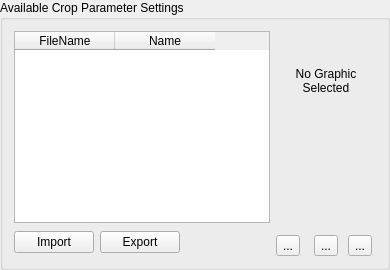
    <widget class="QGroupBox" name="grpProfiles">
     <property name="title">
      <string>Available Crop Parameter Settings</string>
     </property>
     <layout class="QGridLayout">
      <item row="0" column="3" rowspan="2">
       <layout class="QGridLayout">
        <item row="2" column="2">
         <widget class="QToolButton" name="toolDelete">
          <property name="toolTip">
           <string>&lt;html&gt;&lt;head&gt;&lt;meta name=&quot;qrichtext&quot; content=&quot;1&quot; /&gt;&lt;style type=&quot;text/css&quot;&gt;
p, li { white-space: pre-wrap; }
&lt;/style&gt;&lt;/head&gt;&lt;body style=&quot; font-family:'Sans Serif'; font-size:9pt; font-weight:400; font-style:normal; text-decoration:none;&quot;&gt;
&lt;p style=&quot; margin-top:0px; margin-bottom:0px; margin-left:0px; margin-right:0px; -qt-block-indent:0; text-indent:0px;&quot;&gt;Delete the currently selected parameter&lt;/p&gt;&lt;/body&gt;&lt;/html&gt;</string>
          </property>
          <property name="text">
           <string>...</string>
          </property>
          <property name="icon">
           <iconset resource="../resources/resources.qrc">
            <normaloff>:/delete.png</normaloff>:/delete.png</iconset>
          </property>
         </widget>
        </item>
        <item row="2" column="1">
         <widget class="QToolButton" name="toolCopy">
          <property name="toolTip">
           <string>&lt;html&gt;&lt;head&gt;&lt;meta name=&quot;qrichtext&quot; content=&quot;1&quot; /&gt;&lt;style type=&quot;text/css&quot;&gt;
p, li { white-space: pre-wrap; }
&lt;/style&gt;&lt;/head&gt;&lt;body style=&quot; font-family:'Sans Serif'; font-size:9pt; font-weight:400; font-style:normal; text-decoration:none;&quot;&gt;
&lt;p style=&quot; margin-top:0px; margin-bottom:0px; margin-left:0px; margin-right:0px; -qt-block-indent:0; text-indent:0px;&quot;&gt;Clone the currently selected parameter&lt;/p&gt;&lt;/body&gt;&lt;/html&gt;</string>
          </property>
          <property name="whatsThis">
           <string>&lt;html&gt;&lt;head&gt;&lt;meta name=&quot;qrichtext&quot; content=&quot;1&quot; /&gt;&lt;style type=&quot;text/css&quot;&gt;
p, li { white-space: pre-wrap; }
&lt;/style&gt;&lt;/head&gt;&lt;body style=&quot; font-family:'Sans Serif'; font-size:9pt; font-weight:400; font-style:normal; text-decoration:none;&quot;&gt;
&lt;p style=&quot; margin-top:0px; margin-bottom:0px; margin-left:0px; margin-right:0px; -qt-block-indent:0; text-indent:0px;&quot;&gt;If you want to create a new parameter that is similar to one already defined, you can clone this parameter to save time. All of the settings of the parameter you are cloning are transferred to the new clone, but the name is changed to Clone of ... (whatever the name of the parameter you are cloning was).&lt;/p&gt;&lt;/body&gt;&lt;/html&gt;</string>
          </property>
          <property name="text">
           <string>...</string>
          </property>
          <property name="icon">
           <iconset resource="../resources/resources.qrc">
            <normaloff>:/copy.png</normaloff>:/copy.png</iconset>
          </property>
         </widget>
        </item>
        <item row="1" column="1">
         <spacer>
          <property name="orientation">
           <enum>Qt::Vertical</enum>
          </property>
          <property name="sizeHint" stdset="0">
           <size>
            <width>20</width>
            <height>40</height>
           </size>
          </property>
         </spacer>
        </item>
        <item row="0" column="0" colspan="3">
         <widget class="QLabel" name="lblCropPic">
          <property name="minimumSize">
           <size>
            <width>100</width>
            <height>100</height>
           </size>
          </property>
          <property name="maximumSize">
           <size>
            <width>100</width>
            <height>100</height>
           </size>
          </property>
          <property name="text">
           <string>No Graphic
Selected</string>
          </property>
          <property name="alignment">
           <set>Qt::AlignCenter</set>
          </property>
         </widget>
        </item>
        <item row="2" column="0">
         <widget class="QToolButton" name="toolNew">
          <property name="toolTip">
           <string>&lt;html&gt;&lt;head&gt;&lt;meta name=&quot;qrichtext&quot; content=&quot;1&quot; /&gt;&lt;style type=&quot;text/css&quot;&gt;
p, li { white-space: pre-wrap; }
&lt;/style&gt;&lt;/head&gt;&lt;body style=&quot; font-family:'Sans Serif'; font-size:9pt; font-weight:400; font-style:normal; text-decoration:none;&quot;&gt;
&lt;p style=&quot; margin-top:0px; margin-bottom:0px; margin-left:0px; margin-right:0px; -qt-block-indent:0; text-indent:0px;&quot;&gt;Define a new parameter&lt;/p&gt;&lt;/body&gt;&lt;/html&gt;</string>
          </property>
          <property name="whatsThis">
           <string>&lt;html&gt;&lt;head&gt;&lt;meta name=&quot;qrichtext&quot; content=&quot;1&quot; /&gt;&lt;style type=&quot;text/css&quot;&gt;
p, li { white-space: pre-wrap; }
&lt;/style&gt;&lt;/head&gt;&lt;body style=&quot; font-family:'Sans Serif'; font-size:9pt; font-weight:400; font-style:normal; text-decoration:none;&quot;&gt;
&lt;p style=&quot; margin-top:0px; margin-bottom:0px; margin-left:0px; margin-right:0px; -qt-block-indent:0; text-indent:0px;&quot;&gt;If you simply change the name or settings and click apply in the Crop Parameter Manager, you are just editing the parameter currently selected. To create a new parameter, you &lt;span style=&quot; font-weight:600;&quot;&gt;must&lt;/span&gt; click on the New button.&lt;/p&gt;&lt;/body&gt;&lt;/html&gt;</string>
          </property>
          <property name="text">
           <string>...</string>
          </property>
          <property name="icon">
           <iconset resource="../resources/resources.qrc">
            <normaloff>:/new.png</normaloff>:/new.png</iconset>
          </property>
         </widget>
        </item>
       </layout>
      </item>
      <item row="1" column="0">
       <widget class="QPushButton" name="pbnImport">
        <property name="minimumSize">
         <size>
          <width>80</width>
          <height>0</height>
         </size>
        </property>
        <property name="text">
         <string>Import</string>
        </property>
       </widget>
      </item>
      <item row="1" column="1">
       <widget class="QPushButton" name="pbnExport">
        <property name="minimumSize">
         <size>
          <width>80</width>
          <height>0</height>
         </size>
        </property>
        <property name="text">
         <string>Export</string>
        </property>
       </widget>
      </item>
      <item row="1" column="2">
       <spacer>
        <property name="orientation">
         <enum>Qt::Horizontal</enum>
        </property>
        <property name="sizeHint" stdset="0">
         <size>
          <width>71</width>
          <height>27</height>
         </size>
        </property>
       </spacer>
      </item>
      <item row="0" column="0" colspan="3">
       <widget class="QTableWidget" name="tblCropParameterProfiles">
        <property name="toolTip">
         <string>&lt;html&gt;&lt;head&gt;&lt;meta name=&quot;qrichtext&quot; content=&quot;1&quot; /&gt;&lt;style type=&quot;text/css&quot;&gt;
p, li { white-space: pre-wrap; }
&lt;/style&gt;&lt;/head&gt;&lt;body style=&quot; font-family:'Sans Serif'; font-size:9pt; font-weight:400; font-style:normal; text-decoration:none;&quot;&gt;
&lt;p style=&quot; margin-top:0px; margin-bottom:0px; margin-left:0px; margin-right:0px; -qt-block-indent:0; text-indent:0px;&quot;&gt;Select a parameter here to see and/or edit it's properties below.&lt;/p&gt;&lt;/body&gt;&lt;/html&gt;</string>
        </property>
        <property name="whatsThis">
         <string>&lt;html&gt;&lt;head&gt;&lt;meta name=&quot;qrichtext&quot; content=&quot;1&quot; /&gt;&lt;style type=&quot;text/css&quot;&gt;
p, li { white-space: pre-wrap; }
&lt;/style&gt;&lt;/head&gt;&lt;body style=&quot; font-family:'Sans Serif'; font-size:9pt; font-weight:400; font-style:normal; text-decoration:none;&quot;&gt;
&lt;p style=&quot; margin-top:0px; margin-bottom:0px; margin-left:0px; margin-right:0px; -qt-block-indent:0; text-indent:0px;&quot;&gt;In order to enable LandUse Analyst to model crops, several details must be supplied. Crop Parameter Manager asks for these specifics. As with Crop Manager, it is possible to have more than one parameter named the same thing. Again, just enter a descriptor in the Notes: field.&lt;/p&gt;
&lt;p style=&quot; margin-top:12px; margin-bottom:12px; margin-left:0px; margin-right:0px; -qt-block-indent:0; text-indent:0px;&quot;&gt;To define different parameters for the same crop, follow the same procedure as for defining multiple crops with the same name. Let's say you want to have two parameters set up for Wheat as an example. The Name: field is Wheat for both, but in Notes: field, enter Optimistic for one, and Conservative for the other. Then adjust the parameters as you wish for each. Even though the name is the same, the parameters are saved uniquely. Having multiple parameters can be useful for setting up different scenarios, such as drought years, diease, catastrophic events, etc. Eventually, LandUse Analyst will have the ability to model over time, and will have these types of scenarios incorporated into the model.&lt;/p&gt;&lt;/body&gt;&lt;/html&gt;</string>
        </property>
        <property name="alternatingRowColors">
         <bool>true</bool>
        </property>
        <property name="selectionMode">
         <enum>QAbstractItemView::SingleSelection</enum>
        </property>
        <property name="selectionBehavior">
         <enum>QAbstractItemView::SelectRows</enum>
        </property>
        <column>
         <property name="text">
          <string>FileName</string>
         </property>
        </column>
        <column>
         <property name="text">
          <string>Name</string>
         </property>
        </column>
       </widget>
      </item>
     </layout>
    </widget>
